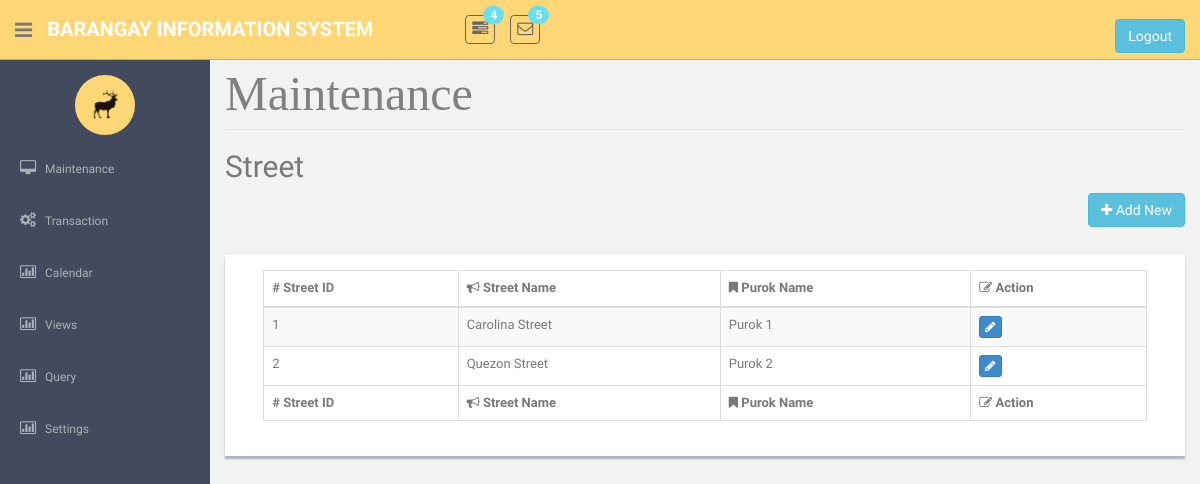
Page /Streetmaintenance.php on the earlier database version.
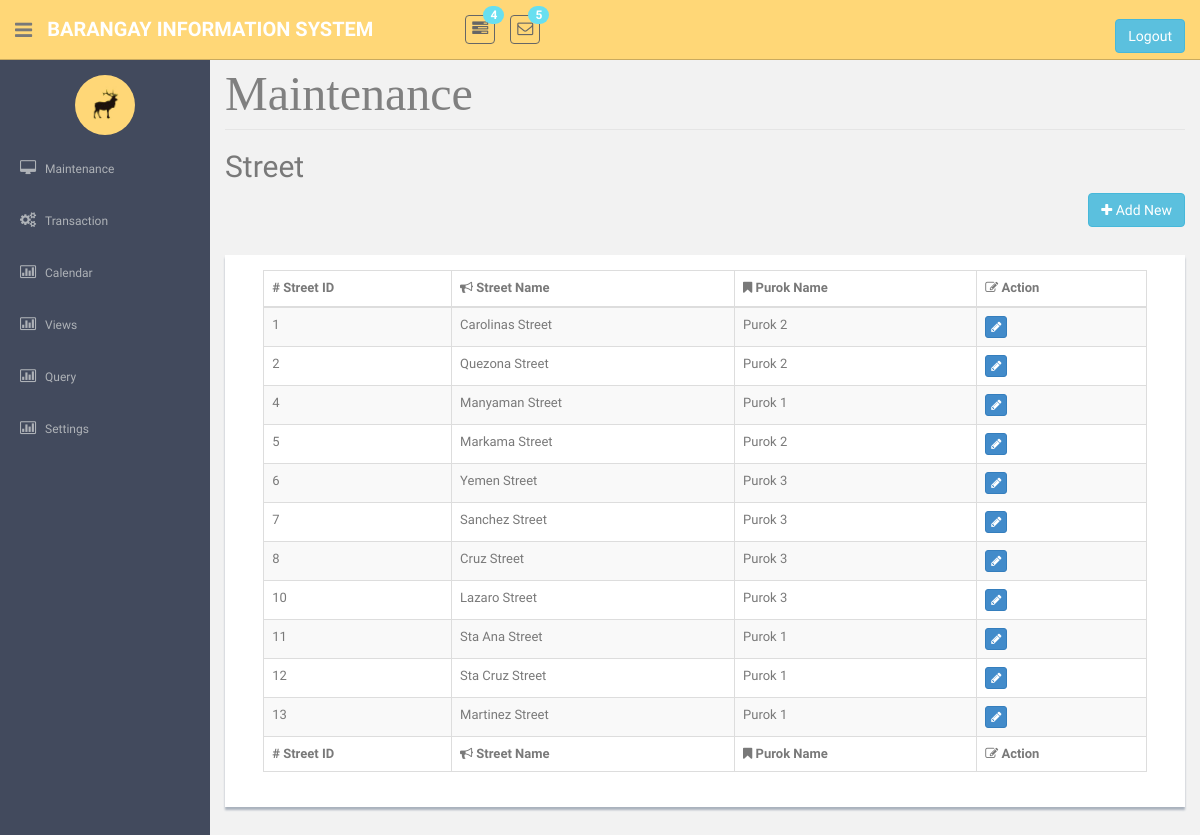
Same page on the later database version.
### tables this page shows
CREATE TABLE `tblstreet` (
  `intStreetId` int(25) NOT NULL,
  `strPurok` varchar(25) NOT NULL,
  `strStreetName` varchar(50) NOT NULL
);

### StreetMaintenance.php (the view, shortened to what this page needs)
<!DOCTYPE html>
 <?php require('header.php');?>
 <?php require('sidebar.php');?>
  <link href="datTables/dataTables.bootstrap.css" rel="stylesheet" />
      <section id="main-content">
          <section class="wrapper site-min-height">
			<legend ><font face = "cambria" size = 8 color = "grey">Maintenance </font></legend>
				<h2>Street</h2>
	<p align="right">
	<button  class="btn btn-info" onclick = "window.location.href='AddStreet.php'"><i class="fa fa-plus"></i>  Add New</button>
	</p>
<center><br>
			<form method = POST>
				<div class = "showback" id = "tblview">
					<table class="table table-striped table-bordered table-hover"  border = '3' style = 'width:95%' id="dataTable">
						<thead>
							<tr>
								<th># Street ID </th>
								<th><i class="fa fa-bullhorn"></i> Street Name </th>
								<th><i class="fa fa-bookmark"></i> Purok Name </th>
								<th><i class="fa fa-edit"></i> Action </th>
							</tr>
						</thead>
						<tfoot>
							<tr>
								<th># Street ID </th>
								<th><i class="fa fa-bullhorn"></i> Street Name </th>
								<th><i class="fa fa-bookmark"></i> Purok Name </th>
								<th><i class="fa fa-edit"></i> Action </th>
							</tr>
						</tfoot>
						<tbody>
							<?php
							require('connection.php');
								$sql = "select intStreetId , strStreetName, strPurok from tblStreet order by intStreetId asc";
								$query = mysqli_query($con, $sql);
								if(mysqli_num_rows($query) > 0){
									while($row = mysqli_fetch_object($query)){?>
										<tr> <td><?php echo $row->intStreetId?></td>
											<td><?php echo $row->strStreetName?>				</td>
											<td><?php echo $row->strPurok?></td>
											<td>
											<div class="btn-group " role="group">
											<button  class="btn btn-primary btn-xs" type = submit name = "btnEdit" value = <?php echo $row->intStreetId; ?> ><i class="fa fa-pencil"></i></button>
											</div>
											</td>
										</tr>
							<?php }} ?>
						</tbody>
					</table>
			</div><br><br>
                    </form>
                  </center>
		</section>
      </section>
</section>
  </body>
</html>

### header.php (shortened to what this page needs)
<html lang="en">
  <head>
    <link href="assets/css/bootstrap.css" rel="stylesheet">
    <link href="assets/font-awesome/css/font-awesome.css" rel="stylesheet" />
    <link href="assets/css/style.css" rel="stylesheet">
    <link href="assets/css/style-responsive.css" rel="stylesheet">
  </head>
  <body>
  <section id="container" >
      <header class="header black-bg">
              <div class="sidebar-toggle-box">
                  <div class="fa fa-bars tooltips" data-placement="right" data-original-title="Toggle Navigation"></div>
              </div>
            <a href="index.html" class="logo"><b>Barangay Information System</b></a>
            <div class="nav notify-row" id="top_menu">
                <ul class="nav top-menu">
                    <li class="dropdown">
                        <a data-toggle="dropdown" class="dropdown-toggle" href="index.html#">
                            <i class="fa fa-tasks"></i>
                            <span class="badge bg-theme">4</span>
                        </a>
                    </li>
                    <li id="header_inbox_bar" class="dropdown">
                        <a data-toggle="dropdown" class="dropdown-toggle" href="index.html#">
                            <i class="fa fa-envelope-o"></i>
                            <span class="badge bg-theme">5</span>
                        </a>
                    </li>
                </ul>
            </div><form method = POST>
            <div class="top-menu">
            	<ul class="nav pull-right top-menu">
                    <li><br><button name = 'logout' class = 'btn btn-info ' type = submit>Logout</button></li>
            	</ul>
            </div>
			</form>
        </header>

### sidebar.php (shortened to what this page needs)
 <aside>
     <div id="sidebar"  class="nav-collapse ">
         <ul class="sidebar-menu" id="nav-accordion">
         	  <p class="centered"><a href="profile.html"><img src="assets/img/ui-sam.jpg" class="img-circle" width="60"></a></p>
             <li class="sub-menu">
                 <a href="javascript:;" >
                     <i class="fa fa-desktop"></i>
                     <span>Maintenance</span>
                 </a>
             </li>
             <li class="sub-menu">
                 <a href="validitycheck.php" >
                     <i class="fa fa-cogs"></i>
                     <span>Transaction</span>
                 </a>
             </li>
  <li class="sub-menu">
                 <a href="viewCalendar.php" >
                     <i class="fa fa-bar-chart-o"></i>
                     <span>Calendar</span>
                 </a>
             </li>
         <li class="sub-menu">
                 <a href="javascript:;" >
                     <i class="fa fa-bar-chart-o"></i>
                     <span>Views</span>
                 </a>
             </li>
             <li class="sub-menu">
                 <a href="javascript:;" >
                     <i class="fa fa-bar-chart-o"></i>
                     <span>Query</span>
                 </a>
             </li>
<li class="sub-menu">
                 <a href="changeSettings.php" >
                     <i class="fa fa-bar-chart-o"></i>
                     <span>Settings</span>
                 </a>
             </li>
         </ul>
     </div>
 </aside>

### assets/css/style.css (style rules this page uses)
body { color: #797979; background: #f2f2f2; font-family: 'Ruda', sans-serif; padding: 0px !important; margin: 0px !important; font-size:13px; }
ul li { list-style: none; }
a, a:hover, a:focus { text-decoration: none; outline: none; }
#container { width: 100%; height: 100%; }
.bg-theme { background-color: #68dff0; }
.centered { text-align: center; }
#sidebar { width: 210px; height: 100%; position: fixed; background: #424a5d; }
#sidebar ul li { position: relative; }
ul.sidebar-menu , ul.sidebar-menu li ul.sub { margin: -2px 0 0; padding: 0; }
ul.sidebar-menu { margin-top: 75px; }
ul.sidebar-menu li { margin-bottom: 5px; margin-left:10px; margin-right:10px; }
ul.sidebar-menu li.sub-menu { line-height: 15px; }
ul.sidebar-menu li a span { display: inline-block; }
ul.sidebar-menu li a { color: #aeb2b7; text-decoration: none; display: block; padding: 15px 0 15px 10px; font-size: 12px; outline: none; -webkit-transition: all 0.3s ease; -moz-transition: all 0.3s ease; -o-transition: all 0.3s ease; -ms-transition: all 0.3s ease; transition: all 0.3s ease; }
ul.sidebar-menu li a i { font-size: 15px; padding-right: 6px; }
#main-content { margin-left: 210px; }
.header, .footer { min-height: 60px; padding: 0 15px; }
.header { position: fixed; left: 0; right: 0; z-index: 1002; }
.black-bg { background: #ffd777; border-bottom: 1px solid #c9aa5f; }
.wrapper { display: inline-block; margin-top: 60px; padding-left: 15px; padding-right: 15px; padding-bottom: 15px; padding-top: 0px; width: 100%; }
a.logo { font-size: 20px; color: #ffffff; float: left; margin-top: 15px; text-transform: uppercase; }
a.logo b { font-weight: 900; }
#top_menu .nav > li, ul.top-menu > li { float: left; }
.notify-row { float: left; margin-top: 15px; margin-left: 92px; }
ul.top-menu > li > a { color: #666666; font-size: 16px; border-radius: 4px; -webkit-border-radius: 4px; border:1px solid #666666 !important; padding: 2px 6px; margin-right: 15px; }
.notify-row .badge { position: absolute; right: -10px; top: -10px; z-index: 100; }
.sidebar-toggle-box { float: left; padding-right: 15px; margin-top: 20px; }
.sidebar-toggle-box .fa-bars { cursor: pointer; display: inline-block; font-size: 20px; }
.showback { background: #ffffff; padding: 15px; margin-bottom: 15px; box-shadow: 0px 3px 2px #aab2bd; }
.site-min-height { min-height: 900px; }

Differences in the rows shown:
changed tblstreet id 1: strStreetName "Carolina Street" → "Carolinas Street"; strPurok "Purok 1" → "Purok 2"
changed tblstreet id 2: strStreetName "Quezon Street" → "Quezona Street"
added tblstreet: intStreetId "4", strStreetName "Manyaman Street", strPurok "Purok 1"
added tblstreet: intStreetId "5", strStreetName "Markama Street", strPurok "Purok 2"
added tblstreet: intStreetId "6", strStreetName "Yemen Street", strPurok "Purok 3"
added tblstreet: intStreetId "7", strStreetName "Sanchez Street", strPurok "Purok 3"
added tblstreet: intStreetId "8", strStreetName "Cruz Street", strPurok "Purok 3"
added tblstreet: intStreetId "10", strStreetName "Lazaro Street", strPurok "Purok 3"
added tblstreet: intStreetId "11", strStreetName "Sta Ana Street", strPurok "Purok 1"
added tblstreet: intStreetId "12", strStreetName "Sta Cruz Street", strPurok "Purok 1"
added tblstreet: intStreetId "13", strStreetName "Martinez Street", strPurok "Purok 1"
